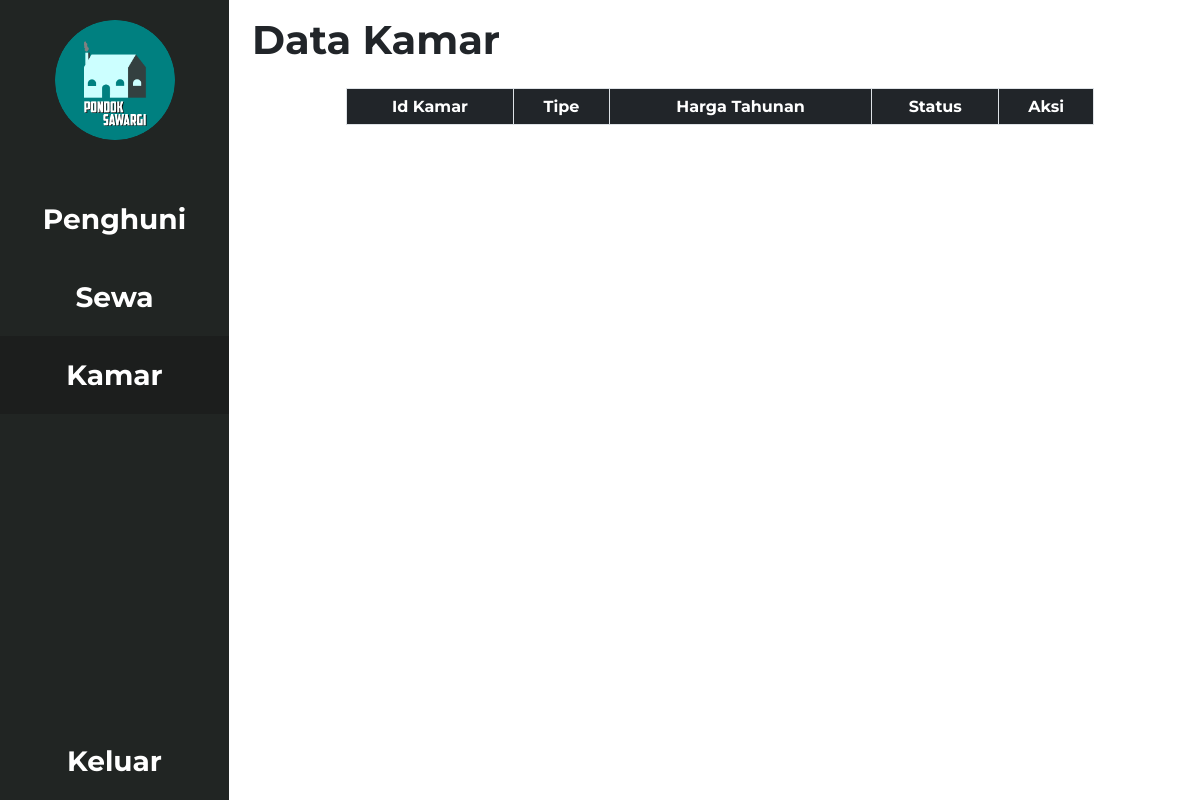
/view/admin/kamar.php (signed in), run on an earlier commit of the app's database.
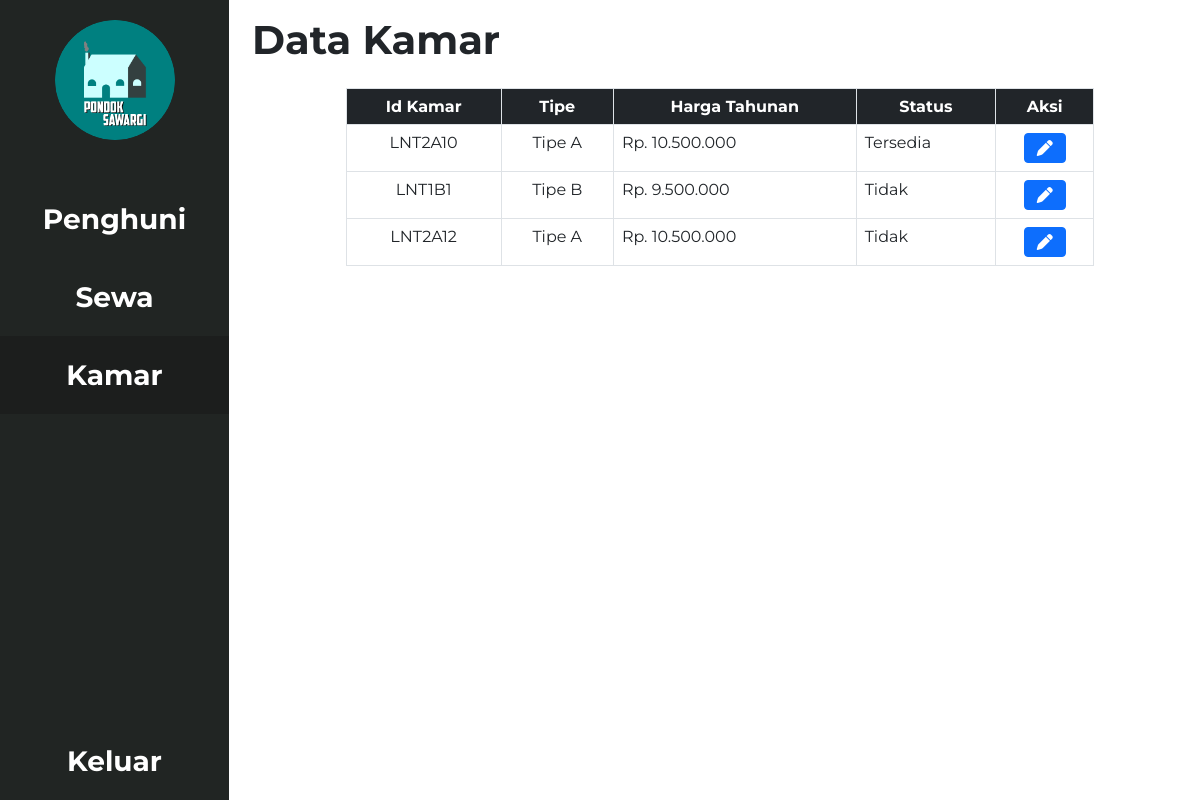
And on a later commit of the database.
### tables this page shows
CREATE TABLE `kamar` (
  `id_kamar` varchar(10) NOT NULL,
  `tipe` enum('Tipe A','Tipe B') NOT NULL,
  `harga_tahunan` double NOT NULL,
  `status_ketersediaan` enum('Tersedia','Tidak') NOT NULL
);

### view/admin/kamar.php (the view, shortened to what this page needs)
<?php
	include("../../functions.php");
	$data = getKamar()->fetch_all(MYSQLI_ASSOC);
 ?>
<!DOCTYPE html>
<html>
<head>
	<?php sidebar("Data Kamar"); ?>
</head>
<body>
	<h1>Data Kamar</h1>
	<center>
		<table class="table table-bordered <?php if (isset($_GET["status"])) {echo "";} else echo "mt-4"; ?>" style="width: 80%">
				<tr align="center" class="bg-dark text-white">
					<th>Id Kamar</th>
					<th>Tipe</th>
					<th>Harga Tahunan</th>
					<th>Status</th>
					<th>Aksi</th>
				</tr>
			<?php
				foreach ($data as $row) {
					?>
						<tr>
							<td align="center"><?php echo $row["id_kamar"] ?></td>
							<td align="center"><?php echo $row["tipe"] ?></td>
							<td>Rp. <?php echo number_format($row["harga_tahunan"], 0, ',', '.') ?></td>
							<td align=""><?php echo $row["status_ketersediaan"] ?></td>
							<td align="center"><a href="crud_kamar/edit_kamar.php?id_kamar=<?php echo $row['id_kamar']; ?>" class="fa fa-pen btn btn-primary"></a></td>
						</tr>
					<?php
				}
			 ?>
		</table>
	</center>
</body>
</html>

### functions.php (shortened to what this page needs)
<?php
function dbConnect()
{
    $db = new mysqli("localhost", "root", "", "db_pondoksawargi");
    return $db;
}
	?>
	<?php
function sidebar($title){
?>
<head>
	<link href="https://cdn.jsdelivr.net/npm/bootstrap@5.1.3/dist/css/bootstrap.min.css" rel="stylesheet">
	<link rel="stylesheet" type="text/css" href="../../	style.css">
</head>
	<nav>
		<div class="top">
			<img src="image/logo.png">
		</div>
		<div class="bot">
			<div class="nav-links">
				<div class="nav-links-wrapper" style="<?php echo ($title == "Data Penghuni"?"background: #1c1e1d;":"") ?>">
					<a href="penghuni.php"><span>Penghuni</span></a>
				</div>
				<div class="nav-links-wrapper" style="<?php echo ($title == "Data Sewa"?"background: #1c1e1d;":"") ?>">
					<a href="sewa.php"><span>Sewa</span></a>
				</div>
				<div class="nav-links-wrapper" style="<?php echo ($title == "Data Kamar"?"background: #1c1e1d;":"") ?>">
					<a href="kamar.php"><span>Kamar</span></a>
				</div>
				<div class="nav-links-wrapper keluar">
					<a href="../logout.php"><span>Keluar</span></a>
				</div>
			</div>
		</div>
	</nav>
	<div class="kanan">
		<div class="container mt-3">
<?php
}
?>
<?php
function getKamar()
{
  $db = dbConnect();
  $sql = "SELECT * FROM kamar ORDER BY status_ketersediaan";
  return $db->query($sql);
}
?>

### style.css (style rules this page uses)
* { margin: 0px; padding: 0px; }
body { font-weight: bold; font-family: Montserrat; max-width: 1920px; margin: auto; background: white; }
nav { display: fixed; flex-direction: column; position: fixed; width: 229px; background: #212523; top: 0; bottom: 0; }
nav .top { display: flex; flex-direction: column; align-items: center; margin-top: 10px; margin-bottom: 30px; }
nav .top img { width: 120px; border-radius: 50%; margin: 10px; }
nav .bot .nav-links a { display: block; padding: 18px; text-decoration: none; font-size: 28px; color: white; text-align: center; }
.kanan { margin-left: 240px; }
.keluar { position: fixed; width: 229px; bottom: 0; }

### functions.php (style rules this page uses)
h1 { font-weight: bold; }

What changed in the data, as far as the page shows it:
added kamar: id_kamar "LNT2A10", tipe "Tipe A", harga_tahunan "10.500.000", status_ketersediaan "Tersedia"
added kamar: id_kamar "LNT1B1", tipe "Tipe B", harga_tahunan "9.500.000", status_ketersediaan "Tidak"
added kamar: id_kamar "LNT2A12", tipe "Tipe A", harga_tahunan "10.500.000", status_ketersediaan "Tidak"
